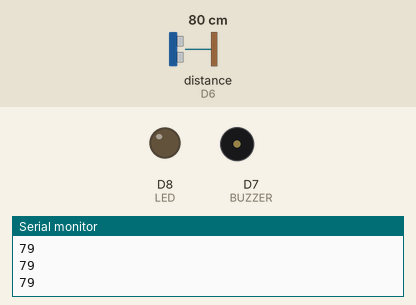
A sketch run on a simulated ESP8266 (NodeMCU). On the bench: output pins drawn as LEDs (lit = HIGH), buzzer (waves = sounding, pin HIGH), the last lines printed to the serial monitor. Wiring (inferred from the names in the program): ultrasonic range finder: trigger D5; echo D6. The test bench sets the inputs (shaded band); at power-on: distance to the obstacle (sensor on D6) 80 cm. The echo pulse lasts 58.3 µs per cm; WiFi joins after 1.5 s; servers stay silent unless stated; pins used as bus, display or sensor lines are not drawn.

Above: at 2.7 s.
2.8 s: distance to the obstacle (sensor on D6) set to 12 cm
4.6 s: distance to the obstacle (sensor on D6) set to 9 cm
At 6.6 s:
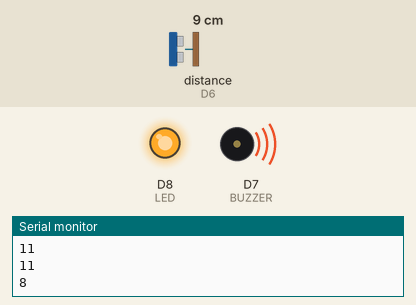
Timing chart, 0 to 11.7 s (numbered marks = the images above; inputs shaded):
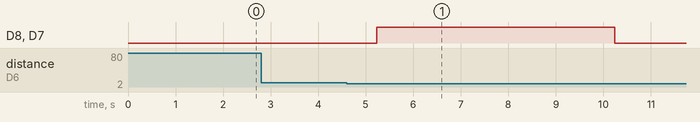

The sketch:

IoT_Security_Alarm.ino
```cpp
// (licence header left out)
// -------- Libraries --------
#include <ESP8266WiFi.h>
#include <WiFiClientSecure.h>

// -------- WiFi Credentials (Replace Before Upload) --------
const char* ssid = "YOUR_WIFI_NAME";
const char* pass = "YOUR_WIFI_PASSWORD";

// -------- Telegram Bot Credentials (Keep Private) --------
String BOT_TOKEN = "YOUR_BOT_TOKEN";
String CHAT_ID   = "YOUR_CHAT_ID";

// -------- Pin Configuration --------
#define TRIG   D5   // Ultrasonic Trigger pin
#define ECHO   D6   // Ultrasonic Echo pin
#define BUZZER D7   // Alarm buzzer
#define LED    D8   // Visual indicator LED

WiFiClientSecure client;

// -------- Intruder Control Variable --------
bool intruderSent = false;   // Prevent repeated alerts

// -------- Distance Measurement Function --------
int measureDistance() {

  digitalWrite(TRIG, LOW);
  delayMicroseconds(2);

  digitalWrite(TRIG, HIGH);
  delayMicroseconds(10);
  digitalWrite(TRIG, LOW);

  long duration = pulseIn(ECHO, HIGH, 30000);

  if (duration == 0) return 999;  // No object detected

  return duration * 0.034 / 2;    // Convert to cm
}

// -------- Send Telegram Message --------
void sendTelegram(String msg) {

  if (WiFi.status() != WL_CONNECTED) return;

  client.setInsecure();

  if (!client.connect("api.telegram.org", 443)) return;

  String url = "/bot" + BOT_TOKEN +
               "/sendMessage?chat_id=" + CHAT_ID +
               "&text=" + msg;

  client.print(String("GET ") + url + " HTTP/1.1\r\n" +
               "Host: api.telegram.org\r\n" +
               "Connection: close\r\n\r\n");

  delay(200);
  client.stop();
}

// -------- Setup --------
void setup() {

  Serial.begin(115200);

  pinMode(TRIG, OUTPUT);
  pinMode(ECHO, INPUT);
  pinMode(BUZZER, OUTPUT);
  pinMode(LED, OUTPUT);

  digitalWrite(BUZZER, LOW);
  digitalWrite(LED, LOW);

  // Connect to WiFi
  WiFi.begin(ssid, pass);
  while (WiFi.status() != WL_CONNECTED) {
    delay(500);
  }

  Serial.println("Security Alarm System Ready");
}

// -------- Main Loop --------
void loop() {

  int dist = measureDistance();
  Serial.println(dist);

  // -------- INTRUDER DETECTED --------
  if (dist < 10 && !intruderSent) {

    sendTelegram("🚨 Someone is Nearby 🦹");

    // Activate buzzer + LED for 5 seconds
    digitalWrite(BUZZER, HIGH);
    digitalWrite(LED, HIGH);
    delay(5000);
    digitalWrite(BUZZER, LOW);
    digitalWrite(LED, LOW);

    intruderSent = true;
  }

  // -------- AREA CLEAR --------
  if (intruderSent && dist > 10) {

    sendTelegram("✅ Area Clear.");
    intruderSent = false;
  }

  delay(300);   // Small polling delay
}
```

Measured:
- the behaviour switches between 11 and 10 cm on distance to the obstacle (sensor on D6) (found by bisection; images 0 and 1)
- after the input at 4.6 s, D8 (LED), D7 (BUZZER): LOW → HIGH after 0.64 s, → LOW 5.0 s later
